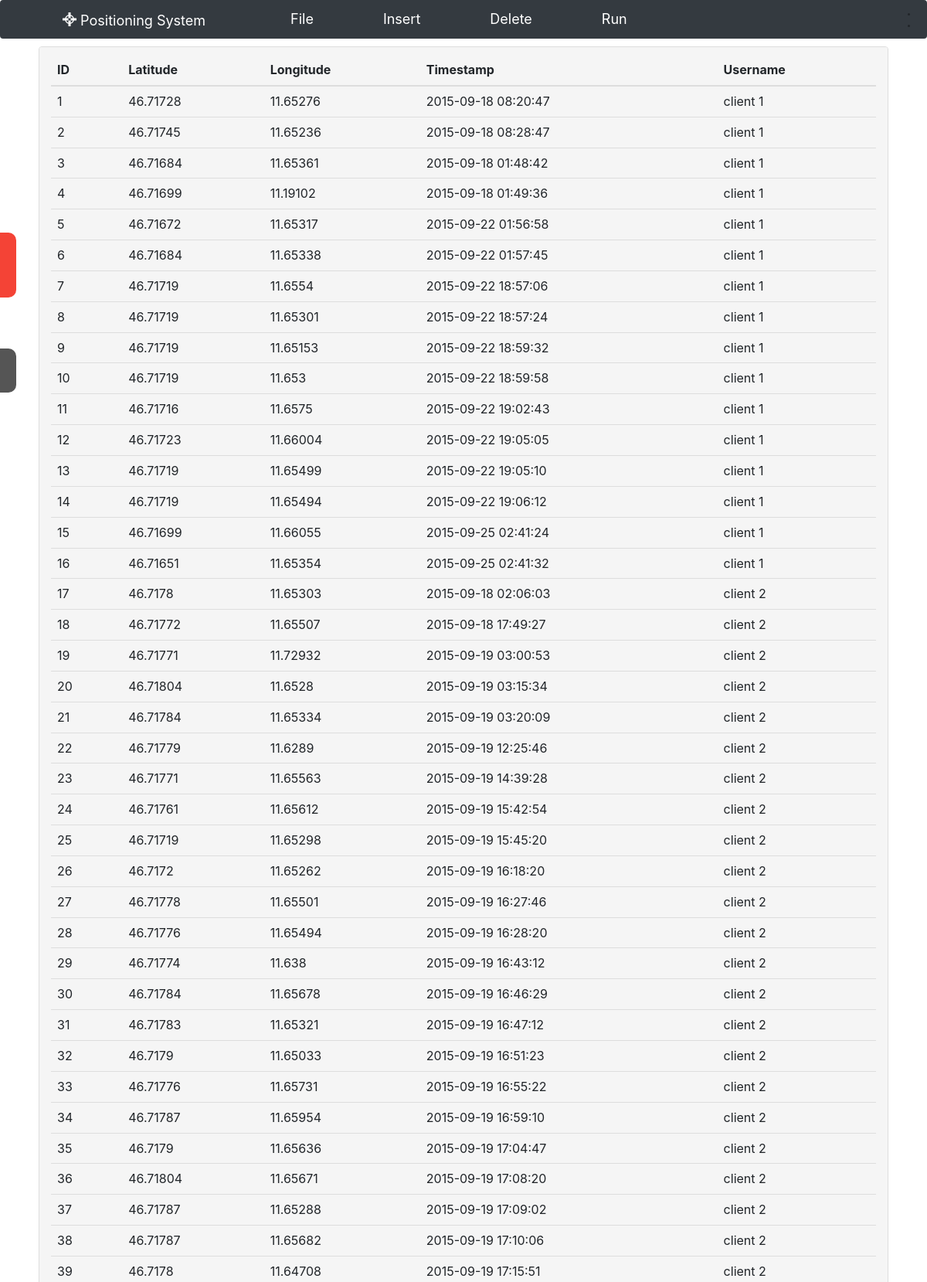
Screenshot of /table (upper part) with the database file from the repository.
### app/models.py (models this page shows, shortened)
class Location(Base):
    __tablename__ = "location"
    id = Column(Integer, primary_key=True)
    lat = Column(Float)
    lan = Column(Float)
    timestamp = Column(DateTime)
    user_id = Column(Integer, ForeignKey('user.id'))

class User(Base):
    __tablename__ = "user"
    id = Column(Integer, primary_key=True)
    username = Column(String(255), index=True, unique=True)

### app/routes.py (the view)
@app.route("/table")
def fill_table():
    locations = session.query(Location, User).join(User).add_columns(User.username, Location.id, Location.lat,
                                                                     Location.lan, Location.timestamp).all()
    return render_template("tables.html", data=locations)

### app/templates/tables.html
{% extends 'base.html' %}
{% block content %}
    <div class="container">
        <div class="panel panel-default">
            <div class="panel-heading">
                <table class="table table-hover">
                    <thead>
                      <tr>
                        <th>ID</th>
                        <th>Latitude</th>
                        <th>Longitude</th>
                          <th>Timestamp</th>
                          <th>Username</th>
                      </tr>
                    </thead>
                    <tbody>
                     {% for row in data %}
                        <tr>
                        <td>{{ row['id'] }}</td>
                        <td>{{ row['lat'] }}</td>
                        <td>{{ row['lan'] }}</td>
                        <td>{{ row['timestamp'] }}</td>
                        <td>{{ row['username'] }}</td>
                        </tr>
                    {% endfor %}
                    </tbody>
                  </table>
            </div>
        </div>
    </div>
{% endblock %}

### app/templates/base.html (shortened to what this page needs)
<html>
<head>
    <link rel="stylesheet" href="https://unpkg.com/leaflet@1.3.1/dist/leaflet.css"
/>
    <link href="http://code.jquery.com/ui/1.9.2/themes/base/jquery-ui.css" rel="stylesheet">
    <link href="https://maxcdn.bootstrapcdn.com/bootstrap/3.3.7/css/bootstrap.min.css" rel="stylesheet"
>
    <link rel="stylesheet"
          href="https://cdnjs.cloudflare.com/ajax/libs/bootstrap-slider/10.0.0/css/bootstrap-slider.min.css"/>
    <link href="https://cdn.rawgit.com/wenzhixin/multiple-select/master/multiple-select.css" rel="stylesheet"/>
    <link href="https://maxcdn.bootstrapcdn.com/bootstrap/4.0.0/css/bootstrap.min.css"
          rel="stylesheet"
>
    <link rel="stylesheet" href="http://cdn.leafletjs.com/leaflet-0.7.2/leaflet.css" />
    <link rel="stylesheet" href="http://code.jquery.com/ui/1.9.2/themes/base/jquery-ui.css" type="text/css">
</head>
<body>
    {% include 'navbar.html' %}
    <div id="page-content-wrapper">
         <div class="container-fluid xyz">
            <div class="row">
               <div class="col-lg-12">
                   {% block content %}
                   {% endblock %}
               </div>
            </div>
         </div>
    </div>
</body>
</html>

### app/templates/navbar.html (shortened to what this page needs)
<nav class="navbar navbar-expand-lg navbar-dark fixed-top bg-dark" role="navigation">
  <div class="collapse navbar-collapse" id="navbarNavDropdown" role="navigation">
    <ul class="navbar-nav mr-auto">
        <li class="nav nav-item dropdown">
            <a class="navbar-brand" href="/"><span class="glyphicon glyphicon-screenshot" aria-hidden="false"></span> Positioning System </a>
        </li>
      <li class="nav nav-item dropdown active">
        <a class="nav-link" href="/" id="navbarDropdownMenuLink" role="button" data-toggle="dropdown" aria-haspopup="true" aria-expanded="false"> File </a>
      </li>
        <li class="nav nav-item dropdown active">
            <a class="nav-link" href="/" id="navbarDropdownMenuLink" data-toggle="dropdown" aria-haspopup="true" aria-expanded="false"> Insert </a>
        </li>
        <li class="nav nav-item dropdown active">
            <a class="nav-link" href="/" id="navbarDropdownMenuLink" data-toggle="dropdown" aria-haspopup="true" aria-expanded="true">Delete</a>
        </li>
    <li class="nav nav-item dropdown active">
        <a class="nav-link" href="/" id="navbarDropdownMenuLink" data-toggle="dropdown" aria-haspopup="true" aria-expanded="false">Run</a>
    </li>
    </ul>
  </div>
    <div id="mySidenav" class="sidenav">
                            {% if data %}
        <li>
            <a class="nav-link" style="color:white" id="show1">Show Markers </a>
        </li>
        <li>
            <a class="nav-link" style="color:white" id="show2"> Show Lines </a>
        </li>
                             {% endif %}
    </div>
</nav>

### rows the page displays
Location: id "1", lat "46.71728", lan "11.65276", timestamp "2015-09-18 08:20:47", username "client 1"
Location: id "2", lat "46.71745", lan "11.65236", timestamp "2015-09-18 08:28:47", username "client 1"
Location: id "3", lat "46.71684", lan "11.65361", timestamp "2015-09-18 01:48:42", username "client 1"
Location: id "4", lat "46.71699", lan "11.19102", timestamp "2015-09-18 01:49:36", username "client 1"
Location: id "5", lat "46.71672", lan "11.65317", timestamp "2015-09-22 01:56:58", username "client 1"
Location: id "6", lat "46.71684", lan "11.65338", timestamp "2015-09-22 01:57:45", username "client 1"
Location: id "7", lat "46.71719", lan "11.6554", timestamp "2015-09-22 18:57:06", username "client 1"
Location: id "8", lat "46.71719", lan "11.65301", timestamp "2015-09-22 18:57:24", username "client 1"
Location: id "9", lat "46.71719", lan "11.65153", timestamp "2015-09-22 18:59:32", username "client 1"
Location: id "10", lat "46.71719", lan "11.653", timestamp "2015-09-22 18:59:58", username "client 1"
Location: id "11", lat "46.71716", lan "11.6575", timestamp "2015-09-22 19:02:43", username "client 1"
Location: id "12", lat "46.71723", lan "11.66004", timestamp "2015-09-22 19:05:05", username "client 1"
Location: id "13", lat "46.71719", lan "11.65499", timestamp "2015-09-22 19:05:10", username "client 1"
Location: id "14", lat "46.71719", lan "11.65494", timestamp "2015-09-22 19:06:12", username "client 1"
Location: id "15", lat "46.71699", lan "11.66055", timestamp "2015-09-25 02:41:24", username "client 1"
Location: id "16", lat "46.71651", lan "11.65354", timestamp "2015-09-25 02:41:32", username "client 1"
Location: id "17", lat "46.7178", lan "11.65303", timestamp "2015-09-18 02:06:03", username "client 2"
Location: id "18", lat "46.71772", lan "11.65507", timestamp "2015-09-18 17:49:27", username "client 2"
Location: id "19", lat "46.71771", lan "11.72932", timestamp "2015-09-19 03:00:53", username "client 2"
Location: id "20", lat "46.71804", lan "11.6528", timestamp "2015-09-19 03:15:34", username "client 2"
Location: id "21", lat "46.71784", lan "11.65334", timestamp "2015-09-19 03:20:09", username "client 2"
Location: id "22", lat "46.71779", lan "11.6289", timestamp "2015-09-19 12:25:46", username "client 2"
Location: id "23", lat "46.71771", lan "11.65563", timestamp "2015-09-19 14:39:28", username "client 2"
Location: id "24", lat "46.71761", lan "11.65612", timestamp "2015-09-19 15:42:54", username "client 2"
Location: id "25", lat "46.71719", lan "11.65298", timestamp "2015-09-19 15:45:20", username "client 2"
Location: id "26", lat "46.7172", lan "11.65262", timestamp "2015-09-19 16:18:20", username "client 2"
Location: id "27", lat "46.71778", lan "11.65501", timestamp "2015-09-19 16:27:46", username "client 2"
Location: id "28", lat "46.71776", lan "11.65494", timestamp "2015-09-19 16:28:20", username "client 2"
Location: id "29", lat "46.71774", lan "11.638", timestamp "2015-09-19 16:43:12", username "client 2"
Location: id "30", lat "46.71784", lan "11.65678", timestamp "2015-09-19 16:46:29", username "client 2"
Location: id "31", lat "46.71783", lan "11.65321", timestamp "2015-09-19 16:47:12", username "client 2"
Location: id "32", lat "46.7179", lan "11.65033", timestamp "2015-09-19 16:51:23", username "client 2"
Location: id "33", lat "46.71776", lan "11.65731", timestamp "2015-09-19 16:55:22", username "client 2"
Location: id "34", lat "46.71787", lan "11.65954", timestamp "2015-09-19 16:59:10", username "client 2"
Location: id "35", lat "46.7179", lan "11.65636", timestamp "2015-09-19 17:04:47", username "client 2"
Location: id "36", lat "46.71804", lan "11.65671", timestamp "2015-09-19 17:08:20", username "client 2"
Location: id "37", lat "46.71787", lan "11.65288", timestamp "2015-09-19 17:09:02", username "client 2"
Location: id "38", lat "46.71787", lan "11.65682", timestamp "2015-09-19 17:10:06", username "client 2"
Location: id "39", lat "46.7178", lan "11.64708", timestamp "2015-09-19 17:15:51", username "client 2"
